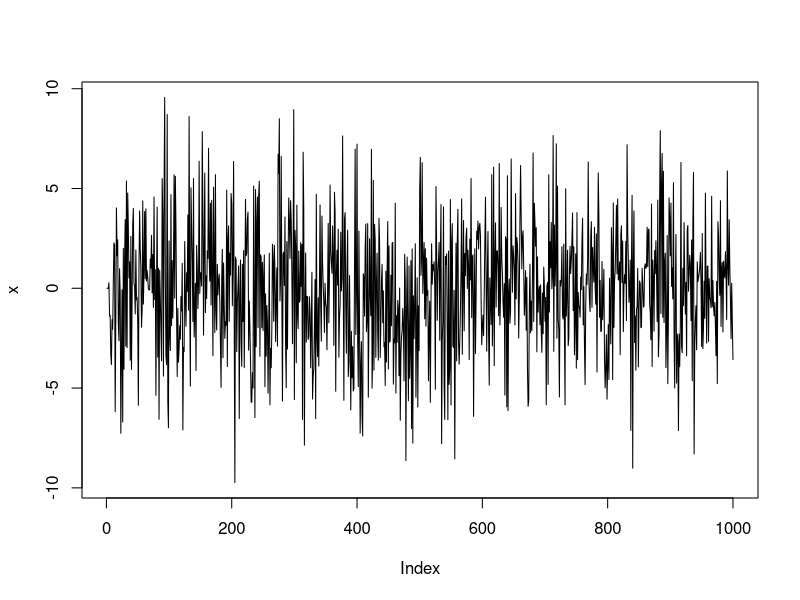
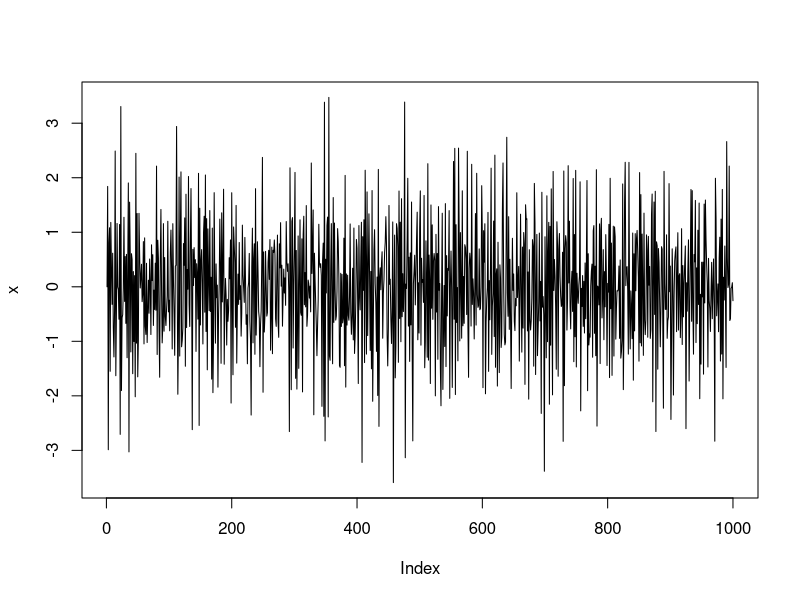
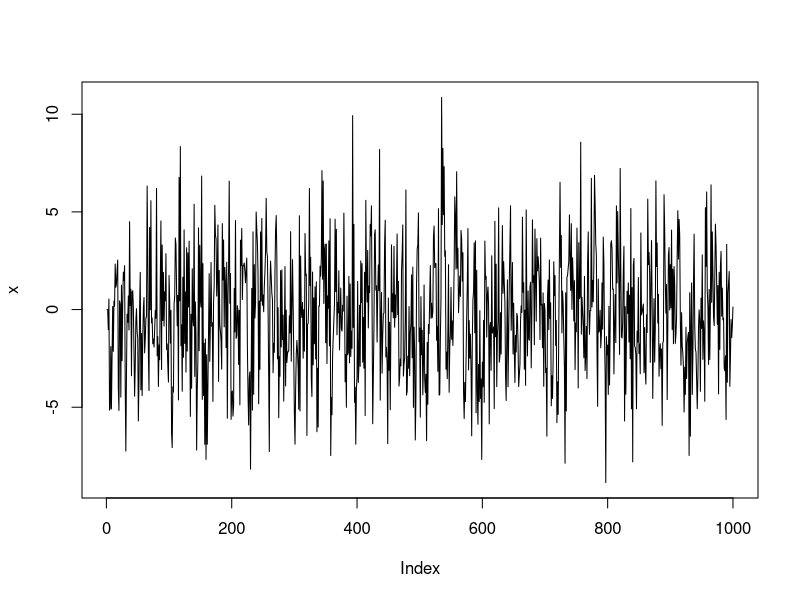
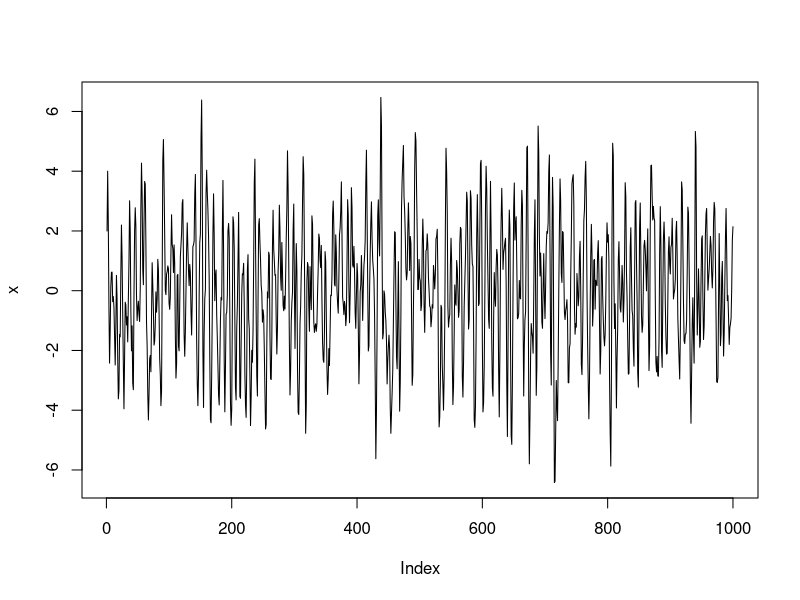
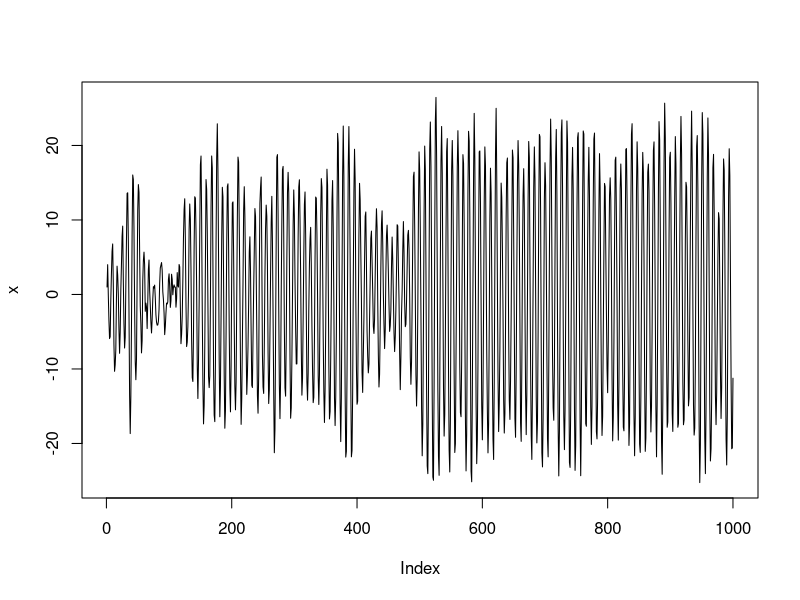

These charts were generated, in order, by the following R code:
## ---- chunk 1
knitr::opts_chunk$set(echo = TRUE)
## ---- chunk 2
library(dplyr)
## ---- chunk 3
n <- 1e6
w <- rnorm(n)
x <- numeric(n)
x1 <- numeric(n)
x2 <- numeric(n)

for (t in 2:n)
  x[t] <- -(1/3)*w[t-1] + w[t]

#plot(x, type = 'l')


# Covarianza
g0 <- cov(x,x)

for(t in 2:n)
  x1[t] <- x[t-1]

cov(x,x1)

#head(x)
#head(x1)


for(t in 3:n)
  x2[t] <- x[t-2]

cov(x,x2)




## ---- chunk 4
n <- 1000
w <- rnorm(n)
x <- numeric(n)


for (t in 4:n)
  x[t] <- 3*w[t-3] + w[t]

plot(x, type = 'l')



## ---- chunk 5
n <- 1000
w <- rnorm(n)
x <- numeric(n)


for (t in 4:n)
  x[t] <- 3*w[t-3] + w[t]

mean(x)
## ---- chunk 6
n <- 1e6
w <- rnorm(n)
x <- numeric(n)
x1 <- numeric(n)
x2 <- numeric(n)
x3 <- numeric(n)

for (t in 4:n)
  x[t] <- 3*w[t-3] + w[t]

for(t in 4:n)
  x1[t] <- x[t]
cov(x,x)

for(t in 4:n)
  x1[t] <- x[t-1]

cov(x,x1)

for(t in 4:n)
  x2[t] <- x[t-2]

cov(x,x2)

for(t in 4:n)
  x3[t] <- x[t-3]

cov(x,x3)


## ---- chunk 7
n <- 1000
w <- rnorm(n)
x <- numeric(n)


for (t in 2:n)
  x[t] <- -(1/2)*w[t-1] + w[t]

plot(x, type = 'l')



## ---- chunk 8
n <- 1000
w <- rnorm(n)
x <- numeric(n)


for (t in 2:n)
  x[t] <- -(1/2)*w[t-1] + w[t]

mean(x)
## ---- chunk 9
n <- 1e6
w <- rnorm(n)
x <- numeric(n)
x1 <- numeric(n)
x2 <- numeric(n)
x3 <- numeric(n)

for (t in 2:n)
  x[t] <- -(1/2)*w[t-1] + w[t]

for(t in 2:n)
  x1[t] <- x[t]
cov(x,x)

for(t in 2:n)
  x1[t] <- x[t-1]

cov(x,x1)

for(t in 3:n)
  x2[t] <- x[t-2]

cov(x,x2)

for(t in 4:n)
  x3[t] <- x[t-3]

cov(x,x3)


## ---- chunk 10
n <- 1000
w <- rnorm(n)
x <- numeric(n)


for (t in 3:n)
  x[t] <- 3*w[t-2] + (1/3)*w[t-1] + w[t]

plot(x, type = 'l')



## ---- chunk 11
n <- 1000
w <- rnorm(n)
x <- numeric(n)


for (t in 3:n)
  x[t] <- 3*w[t-2] + (1/3)*w[t-1] + w[t]

mean(x)
## ---- chunk 12
n <- 1e6
w <- rnorm(n)
x <- numeric(n)
x1 <- numeric(n)
x2 <- numeric(n)
x3 <- numeric(n)

for (t in 3:n)
  x[t] <- 3*w[t-2] + (1/3)*w[t-1] + w[t]

for(t in 2:n)
  x1[t] <- x[t]
cov(x,x)

for(t in 2:n)
  x1[t] <- x[t-1]

cov(x,x1)

for(t in 3:n)
  x2[t] <- x[t-2]

cov(x,x2)

for(t in 4:n)
  x3[t] <- x[t-3]

cov(x,x3)


## ---- chunk 13
n <- 1000
w <- rnorm(n)
x <- numeric(n)
x[1] <- 2
x[2] <- 4


for (t in 3:n)
  x[t] <- x[t-1] - (1/2)*x[t-2] + (1/2)*w[t-1]+ w[t]

plot(x, type = 'l')



## ---- chunk 14
n <- 1000
w <- rnorm(n)
x <- numeric(n)
x[1] <- 1
x[2] <- 4

for (t in 4:n)
  x[t] <- (3/2)*x[t-1] - x[t-2] +(3/2)*w[t-3] - (1/2)*w[t-1] + w[t]

plot(x, type = 'l')



